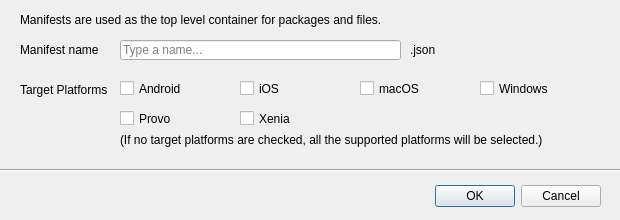
<?xml version="1.0" encoding="UTF-8"?>
<ui version="4.0">
 <class>CreateNewManifestDialog</class>
 <widget class="QDialog" name="CreateNewManifestDialog">
  <property name="geometry">
   <rect>
    <x>0</x>
    <y>0</y>
    <width>620</width>
    <height>220</height>
   </rect>
  </property>
  <property name="minimumSize">
   <size>
    <width>620</width>
    <height>220</height>
   </size>
  </property>
  <property name="maximumSize">
   <size>
    <width>620</width>
    <height>220</height>
   </size>
  </property>
  <property name="windowTitle">
   <string>Create a new manifest</string>
  </property>
  <widget class="QDialogButtonBox" name="buttonBox">
   <property name="geometry">
    <rect>
     <x>270</x>
     <y>180</y>
     <width>331</width>
     <height>32</height>
    </rect>
   </property>
   <property name="orientation">
    <enum>Qt::Horizontal</enum>
   </property>
   <property name="standardButtons">
    <set>QDialogButtonBox::Cancel|QDialogButtonBox::Ok</set>
   </property>
  </widget>
  <widget class="QLabel" name="label">
   <property name="geometry">
    <rect>
     <x>20</x>
     <y>10</y>
     <width>400</width>
     <height>20</height>
    </rect>
   </property>
   <property name="text">
    <string>Manifests are used as the top level container for packages and files.</string>
   </property>
   <property name="wordWrap">
    <bool>true</bool>
   </property>
  </widget>
  <widget class="QLabel" name="manifestNameLabel">
   <property name="geometry">
    <rect>
     <x>20</x>
     <y>40</y>
     <width>90</width>
     <height>20</height>
    </rect>
   </property>
   <property name="text">
    <string>Manifest name</string>
   </property>
   <property name="alignment">
    <set>Qt::AlignLeading|Qt::AlignLeft|Qt::AlignVCenter</set>
   </property>
  </widget>
  <widget class="QLineEdit" name="manifestNameEdit">
   <property name="geometry">
    <rect>
     <x>120</x>
     <y>40</y>
     <width>281</width>
     <height>20</height>
    </rect>
   </property>
   <property name="placeholderText">
    <string>Type a name...</string>
   </property>
  </widget>
  <widget class="QLabel" name="json">
   <property name="geometry">
    <rect>
     <x>410</x>
     <y>40</y>
     <width>31</width>
     <height>20</height>
    </rect>
   </property>
   <property name="text">
    <string>.json</string>
   </property>
   <property name="alignment">
    <set>Qt::AlignLeading|Qt::AlignLeft|Qt::AlignVCenter</set>
   </property>
  </widget>
  <widget class="Line" name="line">
   <property name="geometry">
    <rect>
     <x>0</x>
     <y>160</y>
     <width>621</width>
     <height>20</height>
    </rect>
   </property>
   <property name="orientation">
    <enum>Qt::Horizontal</enum>
   </property>
  </widget>
  <widget class="QLabel" name="label_2">
   <property name="geometry">
    <rect>
     <x>120</x>
     <y>130</y>
     <width>461</width>
     <height>20</height>
    </rect>
   </property>
   <property name="text">
    <string>(If no target platforms are checked, all the supported platforms will be selected.)</string>
   </property>
  </widget>
  <widget class="QLabel" name="platformLabel">
   <property name="geometry">
    <rect>
     <x>20</x>
     <y>80</y>
     <width>100</width>
     <height>20</height>
    </rect>
   </property>
   <property name="text">
    <string>Target Platforms   </string>
   </property>
  </widget>
  <widget class="QCheckBox" name="es3">
   <property name="geometry">
    <rect>
     <x>120</x>
     <y>80</y>
     <width>118</width>
     <height>17</height>
    </rect>
   </property>
   <property name="minimumSize">
    <size>
     <width>118</width>
     <height>0</height>
    </size>
   </property>
   <property name="maximumSize">
    <size>
     <width>118</width>
     <height>16777215</height>
    </size>
   </property>
   <property name="text">
    <string>Android  </string>
   </property>
  </widget>
  <widget class="QCheckBox" name="ios">
   <property name="geometry">
    <rect>
     <x>240</x>
     <y>80</y>
     <width>118</width>
     <height>17</height>
    </rect>
   </property>
   <property name="minimumSize">
    <size>
     <width>118</width>
     <height>0</height>
    </size>
   </property>
   <property name="maximumSize">
    <size>
     <width>118</width>
     <height>16777215</height>
    </size>
   </property>
   <property name="text">
    <string>iOS</string>
   </property>
  </widget>
  <widget class="QCheckBox" name="osx_gl">
   <property name="geometry">
    <rect>
     <x>360</x>
     <y>80</y>
     <width>118</width>
     <height>17</height>
    </rect>
   </property>
   <property name="minimumSize">
    <size>
     <width>118</width>
     <height>0</height>
    </size>
   </property>
   <property name="maximumSize">
    <size>
     <width>118</width>
     <height>16777215</height>
    </size>
   </property>
   <property name="text">
    <string>macOS</string>
   </property>
  </widget>
  <widget class="QCheckBox" name="pc">
   <property name="geometry">
    <rect>
     <x>480</x>
     <y>80</y>
     <width>118</width>
     <height>17</height>
    </rect>
   </property>
   <property name="minimumSize">
    <size>
     <width>118</width>
     <height>0</height>
    </size>
   </property>
   <property name="maximumSize">
    <size>
     <width>118</width>
     <height>16777215</height>
    </size>
   </property>
   <property name="text">
    <string>Windows</string>
   </property>
  </widget>
  <widget class="QCheckBox" name="provo">
   <property name="geometry">
    <rect>
     <x>120</x>
     <y>110</y>
     <width>118</width>
     <height>17</height>
    </rect>
   </property>
   <property name="minimumSize">
    <size>
     <width>118</width>
     <height>0</height>
    </size>
   </property>
   <property name="maximumSize">
    <size>
     <width>118</width>
     <height>16777215</height>
    </size>
   </property>
   <property name="text">
    <string>Provo</string>
   </property>
  </widget>
  <widget class="QCheckBox" name="xenia">
   <property name="geometry">
    <rect>
     <x>240</x>
     <y>110</y>
     <width>118</width>
     <height>17</height>
    </rect>
   </property>
   <property name="minimumSize">
    <size>
     <width>118</width>
     <height>0</height>
    </size>
   </property>
   <property name="maximumSize">
    <size>
     <width>118</width>
     <height>16777215</height>
    </size>
   </property>
   <property name="text">
    <string>Xenia</string>
   </property>
  </widget>
 </widget>
 <resources/>
 <connections>
  <connection>
   <sender>buttonBox</sender>
   <signal>accepted()</signal>
   <receiver>CreateNewManifestDialog</receiver>
   <slot>accept()</slot>
   <hints>
    <hint type="sourcelabel">
     <x>248</x>
     <y>254</y>
    </hint>
    <hint type="destinationlabel">
     <x>157</x>
     <y>274</y>
    </hint>
   </hints>
  </connection>
  <connection>
   <sender>buttonBox</sender>
   <signal>rejected()</signal>
   <receiver>CreateNewManifestDialog</receiver>
   <slot>reject()</slot>
   <hints>
    <hint type="sourcelabel">
     <x>316</x>
     <y>260</y>
    </hint>
    <hint type="destinationlabel">
     <x>286</x>
     <y>274</y>
    </hint>
   </hints>
  </connection>
 </connections>
</ui>
